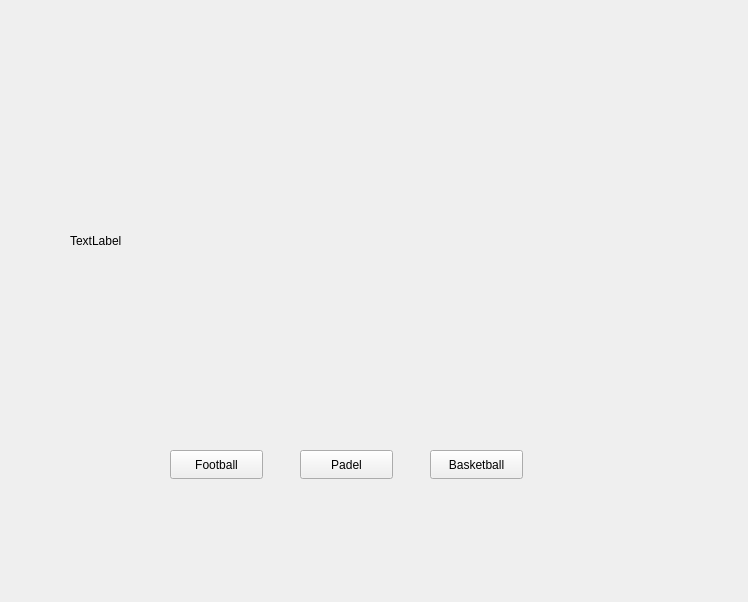
<?xml version="1.0" encoding="UTF-8"?>
<ui version="4.0">
 <class>Homepage</class>
 <widget class="QWidget" name="Homepage">
  <property name="geometry">
   <rect>
    <x>0</x>
    <y>0</y>
    <width>748</width>
    <height>602</height>
   </rect>
  </property>
  <property name="windowTitle">
   <string>Homepage</string>
  </property>
  <widget class="QLabel" name="Welcome">
   <property name="geometry">
    <rect>
     <x>460</x>
     <y>0</y>
     <width>281</width>
     <height>31</height>
    </rect>
   </property>
   <property name="layoutDirection">
    <enum>Qt::RightToLeft</enum>
   </property>
   <property name="autoFillBackground">
    <bool>false</bool>
   </property>
   <property name="text">
    <string/>
   </property>
  </widget>
  <widget class="QPushButton" name="Football">
   <property name="geometry">
    <rect>
     <x>170</x>
     <y>450</y>
     <width>93</width>
     <height>29</height>
    </rect>
   </property>
   <property name="text">
    <string>Football</string>
   </property>
  </widget>
  <widget class="QPushButton" name="Padel">
   <property name="geometry">
    <rect>
     <x>300</x>
     <y>450</y>
     <width>93</width>
     <height>29</height>
    </rect>
   </property>
   <property name="text">
    <string>Padel</string>
   </property>
  </widget>
  <widget class="QPushButton" name="Basketball">
   <property name="geometry">
    <rect>
     <x>430</x>
     <y>450</y>
     <width>93</width>
     <height>29</height>
    </rect>
   </property>
   <property name="text">
    <string>Basketball</string>
   </property>
  </widget>
  <widget class="QLabel" name="Logo">
   <property name="geometry">
    <rect>
     <x>70</x>
     <y>90</y>
     <width>561</width>
     <height>301</height>
    </rect>
   </property>
   <property name="text">
    <string>TextLabel</string>
   </property>
  </widget>
 </widget>
 <resources/>
 <connections/>
</ui>
